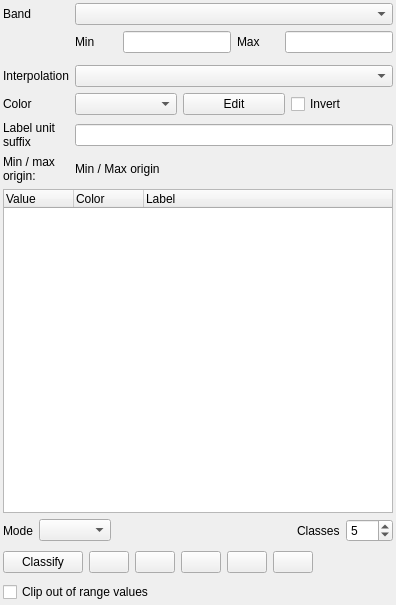
<?xml version="1.0" encoding="UTF-8"?>
<ui version="4.0">
 <class>SingleBandPseudoColorRendererWidgetBase</class>
 <widget class="QWidget" name="SingleBandPseudoColorRendererWidgetBase">
  <property name="geometry">
   <rect>
    <x>0</x>
    <y>0</y>
    <width>396</width>
    <height>605</height>
   </rect>
  </property>
  <property name="windowTitle">
   <string>Form</string>
  </property>
  <layout class="QGridLayout" name="gridLayout">
   <property name="leftMargin">
    <number>3</number>
   </property>
   <property name="topMargin">
    <number>3</number>
   </property>
   <property name="rightMargin">
    <number>3</number>
   </property>
   <property name="bottomMargin">
    <number>3</number>
   </property>
   <item row="4" column="1" colspan="4">
    <layout class="QHBoxLayout" name="horizontalLayout_2">
     <item>
      <widget class="QgsColorRampComboBox" name="mColorRampComboBox"/>
     </item>
     <item>
      <widget class="QPushButton" name="mButtonEditRamp">
       <property name="text">
        <string>Edit</string>
       </property>
      </widget>
     </item>
     <item>
      <widget class="QCheckBox" name="mInvertCheckBox">
       <property name="text">
        <string>Invert</string>
       </property>
      </widget>
     </item>
    </layout>
   </item>
   <item row="4" column="0">
    <widget class="QLabel" name="mColorInterpolationLabel_2">
     <property name="text">
      <string>Color</string>
     </property>
    </widget>
   </item>
   <item row="1" column="4">
    <widget class="QLineEdit" name="mMaxLineEdit"/>
   </item>
   <item row="1" column="1">
    <widget class="QLabel" name="mMinLabel">
     <property name="sizePolicy">
      <sizepolicy hsizetype="MinimumExpanding" vsizetype="Fixed">
       <horstretch>0</horstretch>
       <verstretch>0</verstretch>
      </sizepolicy>
     </property>
     <property name="text">
      <string>Min</string>
     </property>
    </widget>
   </item>
   <item row="3" column="1" colspan="4">
    <widget class="QComboBox" name="mColorInterpolationComboBox"/>
   </item>
   <item row="0" column="0">
    <widget class="QLabel" name="mBandLabel">
     <property name="text">
      <string>Band</string>
     </property>
    </widget>
   </item>
   <item row="0" column="1" colspan="4">
    <widget class="QComboBox" name="mBandComboBox"/>
   </item>
   <item row="1" column="3">
    <widget class="QLabel" name="mMaxLabel">
     <property name="sizePolicy">
      <sizepolicy hsizetype="MinimumExpanding" vsizetype="Fixed">
       <horstretch>0</horstretch>
       <verstretch>0</verstretch>
      </sizepolicy>
     </property>
     <property name="text">
      <string>Max</string>
     </property>
    </widget>
   </item>
   <item row="3" column="0">
    <widget class="QLabel" name="mColorInterpolationLabel">
     <property name="text">
      <string>Interpolation</string>
     </property>
    </widget>
   </item>
   <item row="9" column="0" colspan="5">
    <layout class="QHBoxLayout" name="horizontalLayout_3">
     <item>
      <widget class="QPushButton" name="mClassifyButton">
       <property name="text">
        <string>Classify</string>
       </property>
      </widget>
     </item>
     <item>
      <widget class="QPushButton" name="mAddEntryButton">
       <property name="toolTip">
        <string>Add values manually</string>
       </property>
       <property name="icon">
        <iconset>
         <normaloff>:/images/themes/default/symbologyAdd.svg</normaloff>:/images/themes/default/symbologyAdd.svg</iconset>
       </property>
      </widget>
     </item>
     <item>
      <widget class="QPushButton" name="mDeleteEntryButton">
       <property name="toolTip">
        <string>Remove selected row</string>
       </property>
       <property name="icon">
        <iconset>
         <normaloff>:/images/themes/default/symbologyRemove.svg</normaloff>:/images/themes/default/symbologyRemove.svg</iconset>
       </property>
      </widget>
     </item>
     <item>
      <widget class="QPushButton" name="mLoadFromBandButton">
       <property name="toolTip">
        <string>Load color map from band</string>
       </property>
       <property name="icon">
        <iconset resource="../SWGIS-App/resource.qrc">
         <normaloff>:/images/themes/default/mActionDraw.svg</normaloff>:/images/themes/default/mActionDraw.svg</iconset>
       </property>
      </widget>
     </item>
     <item>
      <widget class="QPushButton" name="mLoadFromFileButton">
       <property name="toolTip">
        <string>Load color map from file</string>
       </property>
       <property name="icon">
        <iconset>
         <normaloff>:/images/themes/default/mActionFileOpen.svg</normaloff>:/images/themes/default/mActionFileOpen.svg</iconset>
       </property>
      </widget>
     </item>
     <item>
      <widget class="QPushButton" name="mExportToFileButton">
       <property name="toolTip">
        <string>Export color map to file</string>
       </property>
       <property name="icon">
        <iconset>
         <normaloff>:/images/themes/default/mActionFileSaveAs.svg</normaloff>:/images/themes/default/mActionFileSaveAs.svg</iconset>
       </property>
      </widget>
     </item>
     <item>
      <spacer name="horizontalSpacer">
       <property name="orientation">
        <enum>Qt::Horizontal</enum>
       </property>
       <property name="sizeHint" stdset="0">
        <size>
         <width>48</width>
         <height>28</height>
        </size>
       </property>
      </spacer>
     </item>
    </layout>
   </item>
   <item row="6" column="0">
    <widget class="QLabel" name="label_2">
     <property name="text">
      <string>Min / max 
origin:</string>
     </property>
    </widget>
   </item>
   <item row="6" column="1" colspan="4">
    <widget class="QLabel" name="mMinMaxOriginLabel">
     <property name="sizePolicy">
      <sizepolicy hsizetype="Expanding" vsizetype="Preferred">
       <horstretch>0</horstretch>
       <verstretch>0</verstretch>
      </sizepolicy>
     </property>
     <property name="text">
      <string>Min / Max origin</string>
     </property>
    </widget>
   </item>
   <item row="10" column="0" colspan="5">
    <widget class="QCheckBox" name="mClipCheckBox">
     <property name="toolTip">
      <string>If checked, any pixels with a value out of range will not be rendered</string>
     </property>
     <property name="text">
      <string>Clip out of range values</string>
     </property>
    </widget>
   </item>
   <item row="1" column="2">
    <widget class="QLineEdit" name="mMinLineEdit"/>
   </item>
   <item row="8" column="0" colspan="5">
    <layout class="QHBoxLayout" name="horizontalLayout_5">
     <item>
      <widget class="QLabel" name="mClassificationModeLabel">
       <property name="text">
        <string>Mode</string>
       </property>
      </widget>
     </item>
     <item>
      <widget class="QComboBox" name="mClassificationModeComboBox"/>
     </item>
     <item>
      <spacer name="horizontalSpacer_4">
       <property name="orientation">
        <enum>Qt::Horizontal</enum>
       </property>
       <property name="sizeHint" stdset="0">
        <size>
         <width>40</width>
         <height>20</height>
        </size>
       </property>
      </spacer>
     </item>
     <item>
      <widget class="QLabel" name="mNumberOfEntriesLabel">
       <property name="text">
        <string>Classes</string>
       </property>
      </widget>
     </item>
     <item>
      <widget class="QSpinBox" name="mNumberOfEntriesSpinBox">
       <property name="sizePolicy">
        <sizepolicy hsizetype="Fixed" vsizetype="Fixed">
         <horstretch>0</horstretch>
         <verstretch>0</verstretch>
        </sizepolicy>
       </property>
       <property name="minimum">
        <number>2</number>
       </property>
       <property name="maximum">
        <number>255</number>
       </property>
       <property name="value">
        <number>5</number>
       </property>
      </widget>
     </item>
    </layout>
   </item>
   <item row="2" column="0" colspan="5">
    <widget class="QWidget" name="mMinMaxContainerWidget" native="true"/>
   </item>
   <item row="7" column="0" colspan="5">
    <widget class="QTreeWidget" name="mColormapTreeWidget">
     <property name="sizePolicy">
      <sizepolicy hsizetype="Expanding" vsizetype="Expanding">
       <horstretch>0</horstretch>
       <verstretch>0</verstretch>
      </sizepolicy>
     </property>
     <property name="minimumSize">
      <size>
       <width>0</width>
       <height>250</height>
      </size>
     </property>
     <attribute name="headerDefaultSectionSize">
      <number>70</number>
     </attribute>
     <attribute name="headerMinimumSectionSize">
      <number>10</number>
     </attribute>
     <attribute name="headerStretchLastSection">
      <bool>true</bool>
     </attribute>
     <column>
      <property name="text">
       <string>Value</string>
      </property>
     </column>
     <column>
      <property name="text">
       <string>Color</string>
      </property>
     </column>
     <column>
      <property name="text">
       <string>Label</string>
      </property>
     </column>
    </widget>
   </item>
   <item row="5" column="1" colspan="4">
    <widget class="QLineEdit" name="mUnitLineEdit">
     <property name="toolTip">
      <string>Unit suffix</string>
     </property>
    </widget>
   </item>
   <item row="5" column="0">
    <widget class="QLabel" name="mUnitLabel">
     <property name="text">
      <string>Label unit
suffix</string>
     </property>
    </widget>
   </item>
  </layout>
 </widget>
 <customwidgets>
  <customwidget>
   <class>QgsColorRampComboBox</class>
   <extends>QComboBox</extends>
   <header>qgscolorrampcombobox.h</header>
  </customwidget>
 </customwidgets>
 <resources>
  <include location="../SWGIS-App/resource.qrc"/>
 </resources>
 <connections/>
</ui>
